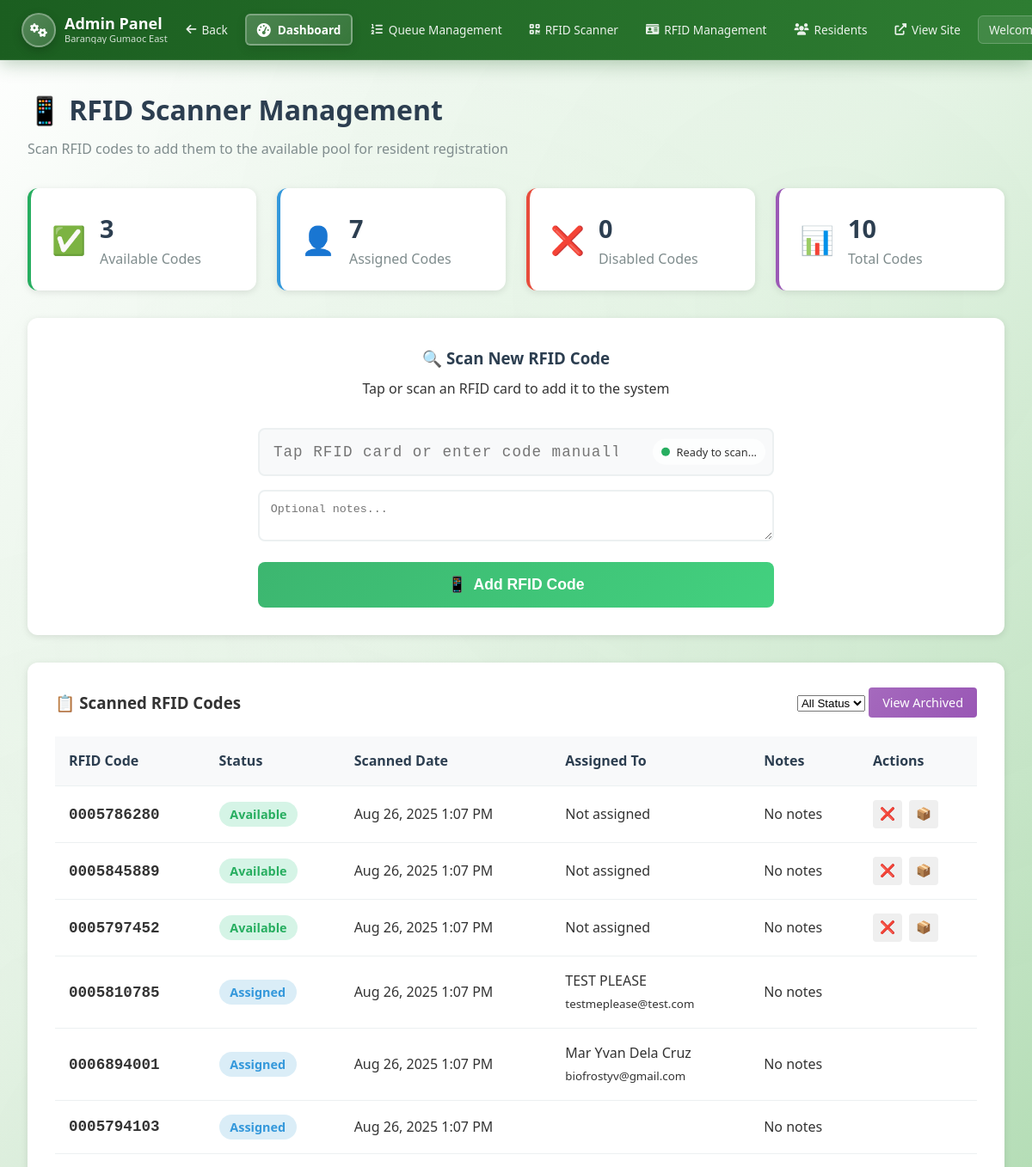
The app's page /admin/rfid-scanner.php (signed in, upper part), older data.
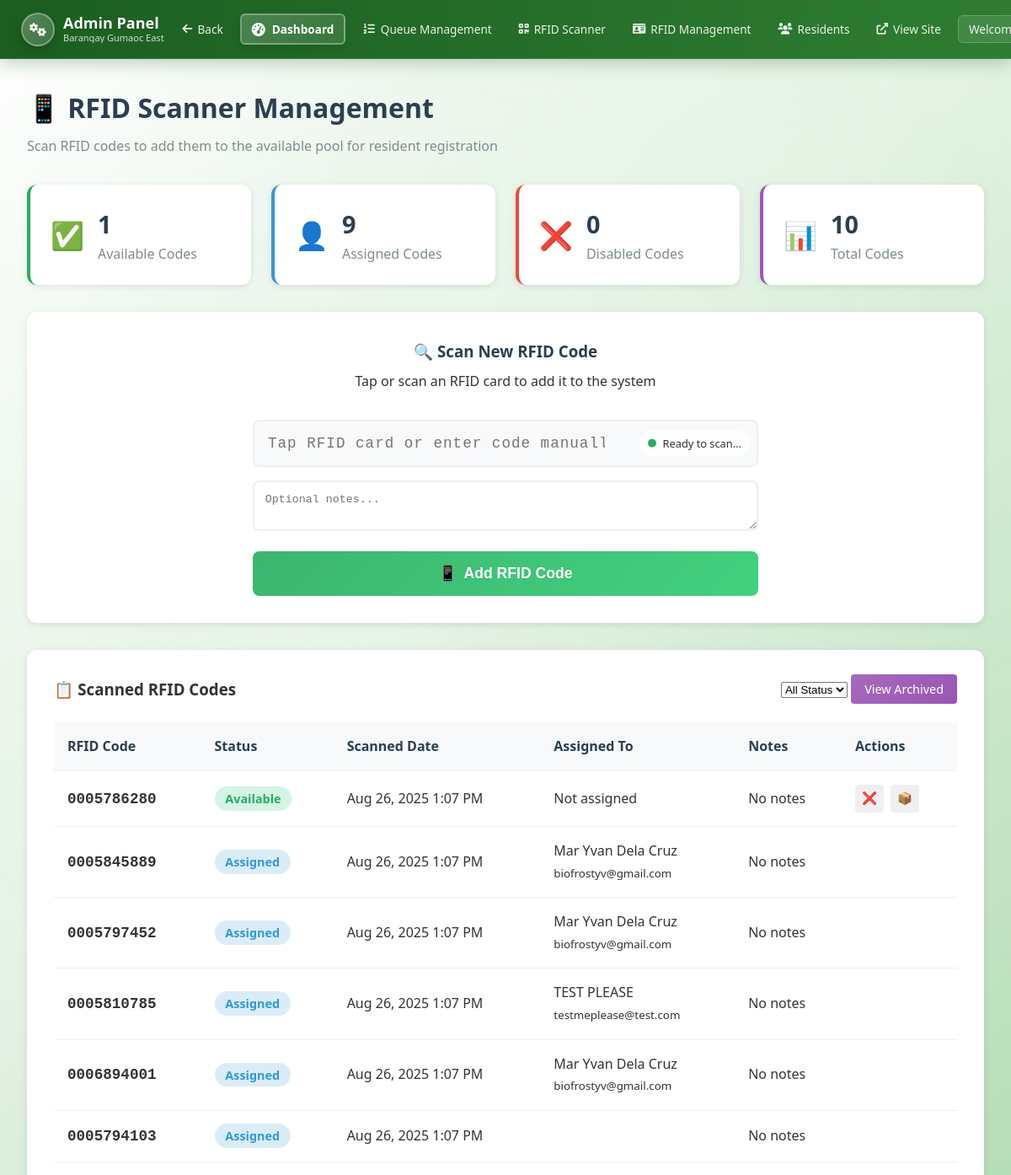
The same page, newer data.
### tables this page shows
CREATE TABLE `scanned_rfid_codes` (
  `id` int(11) NOT NULL,
  `rfid_code` varchar(50) NOT NULL,
  `status` enum('available','assigned','disabled','archived') DEFAULT 'available',
  `scanned_at` timestamp NOT NULL DEFAULT current_timestamp(),
  `assigned_at` timestamp NULL DEFAULT NULL,
  `assigned_to_resident_id` int(11) DEFAULT NULL,
  `assigned_to_email` varchar(255) DEFAULT NULL,
  `scanned_by_admin_id` int(11) DEFAULT NULL,
  `notes` text DEFAULT NULL,
  `created_at` timestamp NOT NULL DEFAULT current_timestamp(),
  `updated_at` timestamp NOT NULL DEFAULT current_timestamp() ON UPDATE current_timestamp()
);

CREATE TABLE `residents` (
  `id` int(11) NOT NULL,
  `first_name` varchar(100) NOT NULL,
  `middle_name` varchar(100) DEFAULT NULL,
  `last_name` varchar(100) NOT NULL,
  `email` varchar(255) NOT NULL,
  `phone` varchar(20) NOT NULL,
  `password` varchar(255) DEFAULT NULL,
  `address` text NOT NULL,
  `house_number` varchar(20) DEFAULT NULL,
  `barangay` varchar(100) DEFAULT 'Gumaoc East',
  `sitio` varchar(100) DEFAULT 'BLOCK',
  `interviewer` varchar(255) DEFAULT NULL,
  `interviewer_title` varchar(255) DEFAULT NULL,
  `birthdate` date NOT NULL,
  `birth_place` varchar(255) DEFAULT NULL,
  `gender` enum('Male','Female','Other') NOT NULL,
  `civil_status` enum('Single','Married','Widowed','Separated','Divorced') NOT NULL,
  `rfid_code` varchar(50) DEFAULT NULL,
  `rfid` varchar(50) DEFAULT NULL,
  `status` enum('active','inactive','pending') NOT NULL DEFAULT 'active',
  `reset_otp` varchar(6) DEFAULT NULL,
  `otp_expiry` timestamp NULL DEFAULT NULL,
  `created_at` timestamp NOT NULL DEFAULT current_timestamp(),
  `updated_at` timestamp NOT NULL DEFAULT current_timestamp() ON UPDATE current_timestamp(),
  `profile_complete` tinyint(1) DEFAULT 1 COMMENT '1 = Complete Profile, 0 = Incomplete Profile',
  `created_by` int(11) DEFAULT NULL COMMENT 'ID of user who registered this family member',
  `relationship_to_head` varchar(100) DEFAULT NULL COMMENT 'Relationship to head of family'
);

### admin/rfid-scanner.php (the view, shortened to what the changed rows need)
<?php
include '../includes/db_connect.php';
$pdo->exec("
    CREATE TABLE IF NOT EXISTS scanned_rfid_codes (
        id INT PRIMARY KEY AUTO_INCREMENT,
        rfid_code VARCHAR(50) UNIQUE NOT NULL,
        status ENUM('available', 'assigned', 'disabled', 'archived') DEFAULT 'available',
        scanned_at TIMESTAMP DEFAULT CURRENT_TIMESTAMP,
        assigned_at TIMESTAMP NULL,
        assigned_to_resident_id INT NULL,
        assigned_to_email VARCHAR(255) NULL,
        scanned_by_admin_id INT NULL,
        notes TEXT NULL,
        created_at TIMESTAMP DEFAULT CURRENT_TIMESTAMP,
        updated_at TIMESTAMP DEFAULT CURRENT_TIMESTAMP ON UPDATE CURRENT_TIMESTAMP,
        INDEX idx_rfid_code (rfid_code),
        INDEX idx_status (status)
    )
");
$page = (int)($_GET['page'] ?? 1);
$per_page = 20;
$offset = ($page - 1) * $per_page;
$codes_stmt = $pdo->prepare("
    SELECT s.*,
           r.first_name, r.last_name, r.email as resident_email
    FROM scanned_rfid_codes s
    LEFT JOIN residents r ON s.assigned_to_resident_id = r.id
    WHERE s.status != 'archived'
    ORDER BY s.scanned_at DESC
    LIMIT $per_page OFFSET $offset
");
$codes_stmt->execute();
$rfid_codes = $codes_stmt->fetchAll(PDO::FETCH_ASSOC);
$stats_stmt = $pdo->query("
    SELECT
        status,
        COUNT(*) as count
    FROM scanned_rfid_codes
    WHERE status != 'archived'
    GROUP BY status
");
$stats = [];
while ($row = $stats_stmt->fetch()) {
    $stats[$row['status']] = $row['count'];
}
include '../includes/admin_header.php';
?>
<div class="admin-content">
    <div class="content-header">
        <h1>📱 RFID Scanner Management</h1>
    </div>
    <div class="stats-grid">
        <div class="stat-card available">
            <div class="stat-info">
                <h3><?php echo $stats['available'] ?? 0; ?></h3>
                <p>Available Codes</p>
            </div>
        </div>
        <div class="stat-card assigned">
            <div class="stat-info">
                <h3><?php echo $stats['assigned'] ?? 0; ?></h3>
                <p>Assigned Codes</p>
            </div>
        </div>
    </div>
    <div class="codes-section">
        <div class="codes-table-wrapper">
            <table class="codes-table">
                <thead>
                    <tr>
                        <th>RFID Code</th>
                        <th>Status</th>
                        <th>Scanned Date</th>
                        <th>Assigned To</th>
                        <th>Notes</th>
                        <th>Actions</th>
                    </tr>
                </thead>
                <tbody>
                    <?php foreach ($rfid_codes as $code): ?>
                    <tr class="status-<?php echo $code['status']; ?>">
                        <td class="rfid-code"><?php echo htmlspecialchars($code['rfid_code']); ?></td>
                        <td>
                            <span class="status-badge status-<?php echo $code['status']; ?>">
                                <?php echo ucfirst($code['status']); ?>
                            </span>
                        </td>
                        <td><?php echo date('M j, Y g:i A', strtotime($code['scanned_at'])); ?></td>
                        <td>
                            <?php if ($code['assigned_to_resident_id']): ?>
                                <span class="assigned-info">
                                    <?php echo htmlspecialchars($code['first_name'] . ' ' . $code['last_name']); ?><br>
                                    <small><?php echo htmlspecialchars($code['resident_email']); ?></small>
                                </span>
                            <?php else: ?>
                                <span class="not-assigned">Not assigned</span>
                            <?php endif; ?>
                        </td>
                        <td><?php echo htmlspecialchars($code['notes'] ?: 'No notes'); ?></td>
                        <td>
                            <div class="action-buttons">
                                <?php if ($code['status'] === 'available'): ?>
                                    <form method="POST" style="display: inline;">
                                        <button type="submit" class="btn-action btn-disable" title="Disable">❌</button>
                                    </form>
                                <?php endif; ?>
                                <?php if ($code['status'] !== 'assigned'): ?>
                                    <form method="POST" style="display: inline;" onsubmit="return confirm('Archive this RFID code?')">
                                        <button type="submit" class="btn-action btn-archive" title="Archive">📦</button>
                                    </form>
                                <?php endif; ?>
                            </div>
                        </td>
                    </tr>
                    <?php endforeach; ?>
                </tbody>
            </table>
        </div>
    </div>
</div>
<?php include '../includes/admin_footer.php'; ?>

Row changes from the older to the newer data that the page shows:
changed scanned_rfid_codes (number 2 of 7 on the later page): status "Available" → "Assigned"; residents.first_name+last_name (not shown) → "Mar Yvan Dela Cruz"; residents.email (not shown) → "biofrostyv@gmail.com"; no longer shows "Not assigned"; no longer shows "❌ 📦"
changed scanned_rfid_codes (number 3 of 7 on the later page): status "Available" → "Assigned"; residents.first_name+last_name (not shown) → "Mar Yvan Dela Cruz"; residents.email (not shown) → "biofrostyv@gmail.com"; no longer shows "Not assigned"; no longer shows "❌ 📦"
Text that changed along with them:
$stats['available']: "3" → "1"
$stats['assigned']: "7" → "9"
